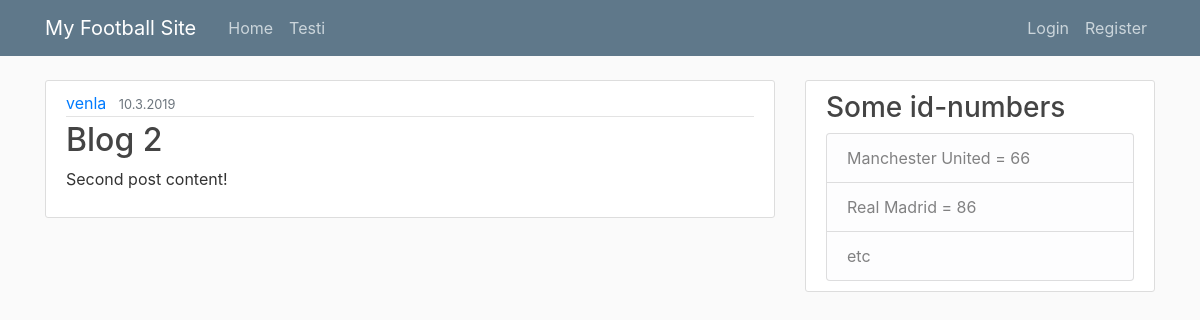
The app's page /post/2/ with its own data.
### applikaatio/models.py (models this page shows, shortened)
class Post(models.Model):
    title = models.CharField(max_length = 100)
    content = models.TextField()
    date_posted = models.DateTimeField(default = timezone.now)
    author = models.ForeignKey(User, on_delete=models.CASCADE)

### applikaatio/views.py (the view)
# urls.py: path('post/<int:pk>/', PostDetailView.as_view(), name='post-detail'),
class PostDetailView(DetailView):
    model = Post

### applikaatio/templates/applikaatio/post_detail.html (shortened to what this page needs)
{% extends "applikaatio/base.html" %}
{% block content %}
    <article class="media content-section">
        <div class="media-body">
            <div class="article-metadata">
                <a class="mr-2" href="#">{{ object.author }}</a>
                <small class="text-muted">{{ object.date_posted|date:"j.n.Y" }}</small>
            </div>
            <h2 class="article-title">{{ object.title }}</h2>
            <p class="article-content">{{ object.content }}</p>
        </div>
    </article>
{% endblock content %}

### applikaatio/static/applikaatio/main.css (style rules this page uses)
body { background: #fafafa; color: #333333; margin-top: 5rem; }
h1, h2, h3, h4, h5, h6 { color: #444444; }
.content-section { background: #ffffff; padding: 10px 20px; border: 1px solid #dddddd; border-radius: 3px; margin-bottom: 20px; }
.article-title { color: #444444; }
.article-content { white-space: pre-line; }
.article-metadata { padding-bottom: 1px; margin-bottom: 4px; border-bottom: 1px solid #e3e3e3 }

### records on screen
Post: author "venla", date_posted "10.3.2019", title "Blog 2", content "Second post content!"
